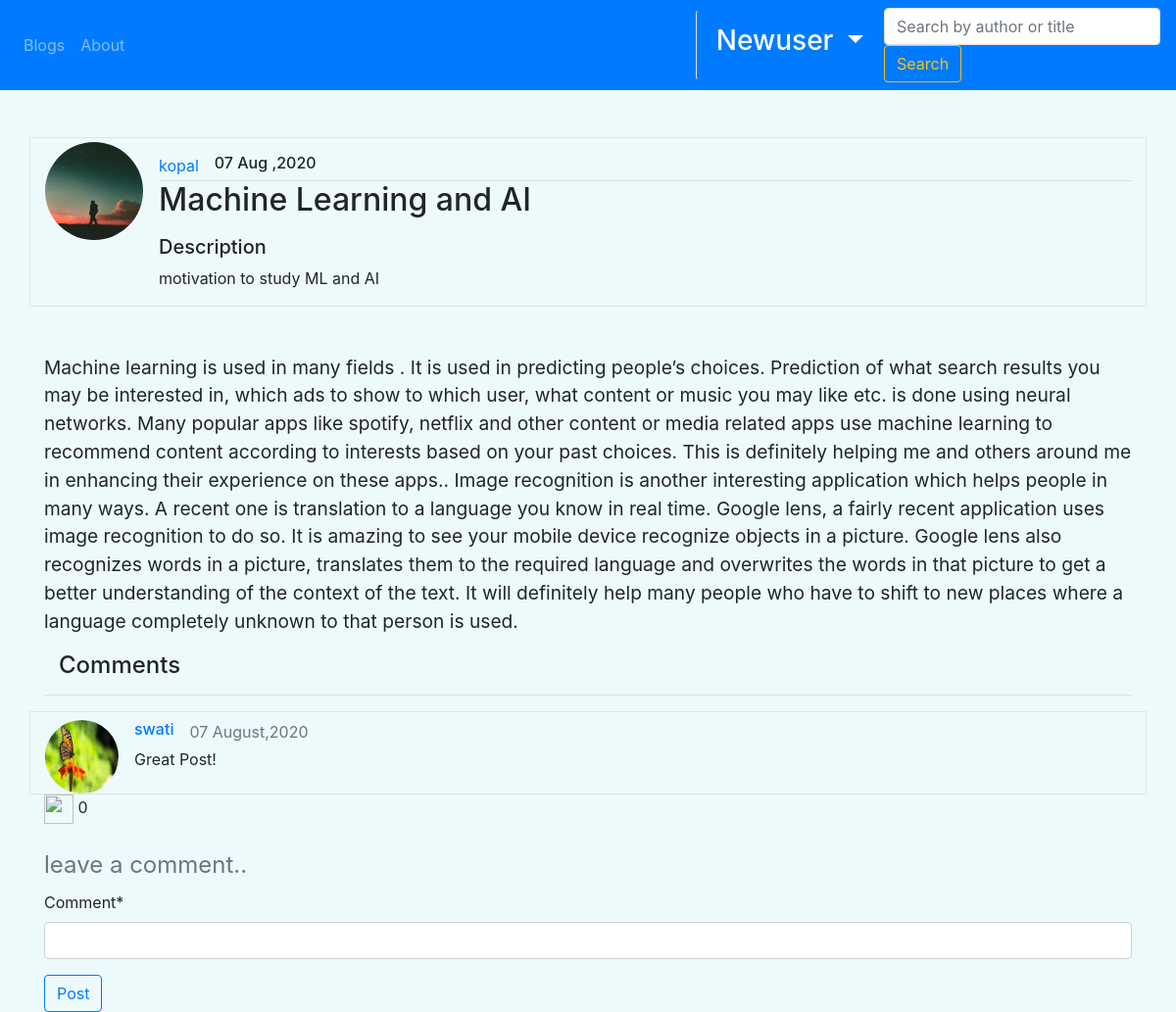
The app's page /post/50 (signed in) with its own data.
### blog/models.py (models this page shows, shortened)
class Post(models.Model):
    title = models.CharField(max_length =100)
    content = models.TextField()
    description = models.CharField(blank=True, null=True ,max_length=300)
    date_posted = models.DateTimeField(default = timezone.now, blank=True)
    author = models.ForeignKey(User ,on_delete=models.CASCADE)

class Comment(models.Model):
    comment = models.CharField(max_length=1000)
    name = models.ForeignKey(User , on_delete=models.CASCADE)
    dated = models.DateTimeField(default = timezone.now)
    post = models.ForeignKey(Post , on_delete=models.CASCADE)
    active = models.BooleanField(default = True)

### Users/models.py (models this page shows, shortened)
class Profile(models.Model):
    user = models.OneToOneField(User , on_delete= models.CASCADE)
    image = models.ImageField(default= 'default.jpg' , upload_to= 'profile_media')

### blog/views.py (the view, shortened to what this page needs)
# urls.py: path("post/<int:pk>",PostDetailView.as_view(), name="post-detail"),
class PostDetailView(DetailView):
    model = Post
    context = {}
    def get_context_data(self, **kwargs):
        post = get_object_or_404(Post , pk = self.kwargs.get('pk'))
        ordering = ['-date_posted']
        comments = Comment.objects.filter(post= post).filter( active=True ).order_by('-dated' ,'-id')
        context = super(PostDetailView, self).get_context_data(**kwargs)
        context['form'] = CreateComment()
        context['comments'] = comments
        context['Upvotes'] = post.vote_set.filter(Like=True).count()
        return context

### blog/forms.py
class CreateComment(forms.ModelForm):
    class Meta:
        model = Comment
        exclude = ['post','name','dated','active']

### blog/templates/blog/post_detail.html (shortened to what this page needs)
{% extends "blog/base.html" %}
{% load crispy_forms_tags %}
{% block content %}
  <br><br>
     <div class="container media border">
      <img src={{object.author.profile.image.url}} class="mr-3 mt-1 rounded-circle" style="width: 100px; height: 100px; aspect-ratio: 1;" alt="image">
      <div class="media-body">
        <div class = " mt-3" style = "display : flex;">
          <a href = {% url "user-posts" post.author %} class = "mr-3">  {{post.author}}    </a>
          <h6 class = "grey" >{{object.date_posted|date:"d M ,Y"}}  </h6>
        </div>
        <hr class="mt-0 mb-0">
        <h2 class = "text-monospace mt-0">
          {{object.title}}
        </h2>
        {% if object.description  %}
        <p>
            <h5>
                Description
            </h5>
            {{object.description}}
        </p>
        {% endif %}
      </div>
    </div>
    <p class="container mt-5" style="font-size:larger;">
        {{object.content}}
    </p>
    <div class="container">
      <h4 class ="container" >Comments</h4>
      <hr>
    </div>
    {% for comment in comments %}
      <div class="container media border">
        <img src={{comment.name.profile.image.url}} class="mr-3 mt-2 rounded-circle equal"  alt="image">
        <div class="media-body">
          <div class = " mt-2" style = "display : flex;">
            <a href = {% url "user-posts" comment.name.username %} class = "mr-3"> <h6 >  {{comment.name}}    </h6>  </a>
            <span class ='text-muted' > {{ comment.dated|date:"d F,Y" }}  </span>
          </div>
          {{comment.comment}}
      </div>
    </div>
    {% endfor %}
    {% if user.is_authenticated %}
      <footer class='container'>
        {% if request.user == object.author %}
            <p>Upvotes : {{Upvotes}}</p>
            <a href= {% url "post-update" object.id %}><button class="btn btn-primary">Update Post</button></a>
            <a href={% url "post-delete" object.id %}><button class="btn btn-danger">Delete Post</button></a>
          </footer>
        {% else %}
        <a href={% url "upvote" object.id %}> <img src = "../../../media/Upvote.png" width=30px height=30px> </a>
        {{Upvotes}}
      </footer>
        {% endif %}
      <br>
      <form method='POST' class="container">
          <fieldset >
              <legend class="text-muted">leave a comment..</legend>
                  {{ form|crispy}}
          </fieldset>
        <button type="submit" class="btn btn-outline-primary">Post</button>
      </form>
    {% else %}
      <div class= "container">
        <hr>
        <a href={% url "cpost-detail" post.id %}>Login to comment or upvote..</a>
      </div>
    {% endif %}
{% endblock content %}

### blog/templates/blog/base.html (shortened to what this page needs)
{% load static %}
<!DOCTYPE html>
<html>
<head>
    <link rel="stylesheet" href="https://maxcdn.bootstrapcdn.com/bootstrap/4.0.0/css/bootstrap.min.css">
</head>
    <body >
        <nav class="navbar navbar-dark sticky-top navbar-expand-lg bg-primary">
            <div class="collapse navbar-collapse" id="navbarTogglerDemo02">
              <ul class="navbar-nav mr-auto">
                {% if posts or userposts %}
                  <li class="nav-item active ">
                {% else %}
                  <li class="nav-item">
                {% endif %}
                  <a class="nav-link light" href= {% url "blog-home" %} > Blogs  <span class="sr-only"> (current) </span></a>
                </li>
                {% if page == 2 %}
                  <li class="nav-item active ">
                {% else %}
                  <li class="nav-item">
                {% endif %}
                <a class="nav-link " href= {% url "blog-about" %}> About
                </li>
              </ul>
              <div class = "left">
              <ul class="navbar-nav mr-auto my-2 my-lg-0 left">
                {% if user.is_authenticated %}
                  <li class="nav-item btn border-left dropdown pd-3">
                    <h3 class="nav-link active dropdown-toggle" href="#" id="navbarDropdown" role="button" data-toggle="dropdown" aria-haspopup="true" aria-expanded="false">
                          {{user.username}}
                    </h3>
                  </li>
                {% endif %}
              </ul>
            </div>
            {% if userposts %}
              <form class="form-inline my-2 my-lg-0" action= {% url "user-posts" view.kwargs.username %} method='GET' >
            {% else %}
              <form class="fo-inline my-2 my-lg-0" action= {% url "blog-home" %} method='GET' >
            {% endif %}
                <input class="form-control mr-sm-2 border" type="search" placeholder="Search by author or title" name='query' aria-label="Search">
                <button class="btn btn-outline-warning my-2 my-sm-0" type="submit">Search</button>
            </form>
            </div>
          </nav>
        {% block content %}
        {% endblock %}
    </body>
</html>

### blog/templates/blog/base.html (style rules this page uses)
.equal { width: 75px; height: 75px; aspect-ratio: 1; }
body { background: #ecfafc; }

### records on screen
Post: author.profile.image (picture), author "kopal", date_posted "07 Aug ,2020", title "Machine Learning and AI", description "motivation to study ML and AI", content "Machine learning is used in many fields . It is used in predicting people’s choices. Prediction of what search results you may be interested in, which ads to show to which user, what content or music you may like etc. is done using neural networks. Many popular apps like spotify, netflix and other content or media related apps use machine learning to recommend content according to interests based on your past choices. This is definitely helping me and others around me in enhancing their experience on these apps.. Image recognition is another interesting application which helps people in many ways. A recent one is translation to a language you know in real time. Google lens, a fairly recent…"
Comment: name.profile.image (picture), name "swati", dated "07 August,2020", comment "Great Post!"

### other values on screen
{{ user.username }} "Newuser"
{{ Upvotes }} "0"
